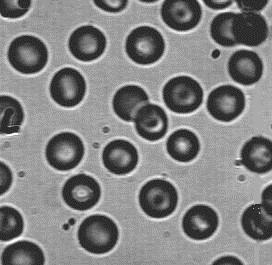
%> input picture Tmunot_HW2/blood.jpg, 272 x 265 px
$ octave Q2.m   (GNU Octave 9; MATLAB toolbox functions it lacks are replaced by stand-ins)
%> lines starting %> are read from the running program, lines starting %| are printed output that depends on the picture
%Q2
%A
clear all;clc;
im=double(rgb2gray(imread('blood.jpg')));
%> im: size 265x272 double; min 23, max 255, mean 129.4
f=ones(7,7)/49;im_filt=imfilter(im,f);
%> after `im_filt=imfilter(im,f)`:
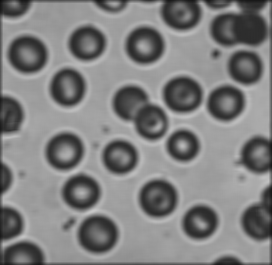
%> im_filt: size 265x272 double; min 14.8, max 198.9, mean 127.8
figure(1);imshow(im_filt,[]);title('Filtered Image');
%B
sz=size(im);F=freqz2(f,sz(1)+7-1,sz(2)+7-1);
%> after `sz=size(im)`: sz = [265 272]
figure(2);imshow(log(1+abs(F)),[]);title('Filter in frequency');
%C
fft_im=fft2(im,sz(1)+7-1,sz(2)+7-1);
im_filt2=fft_im.*ifftshift(F)';
im_filt2=real(ifft2(im_filt2));
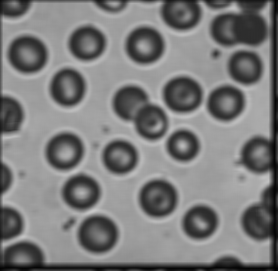
%> im_filt2: size 271x278 double; min 0.816, max 198.9, mean 123.8
im_filt2=im_filt2(1:sz(1),1:sz(2));
%> im_filt2: size 265x272 double
figure(3);imshow(im_filt2,[]);title('Frequency Filter');

$ run again, with Tmunot_HW2/JohnSnow.jpg copied over Tmunot_HW2/blood.jpg
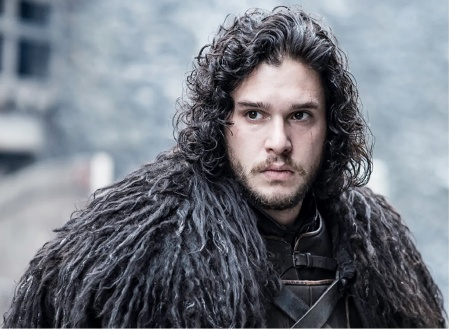
%> input picture Tmunot_HW2/JohnSnow.jpg, 450 x 330 px
%> `im_filt=imfilter(im,f)`:
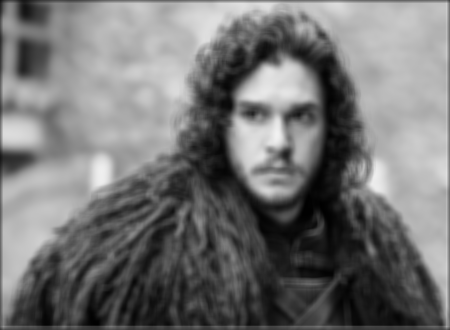
%> im_filt: size 330x450 double; min 0.898, max 241.2, mean 116.3
%> `im_filt2=real(ifft2(im_filt2));`:
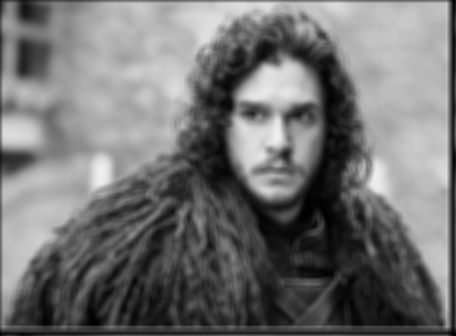
%> im_filt2: size 336x456 double; min 0.898, max 241.2, mean 114.3
